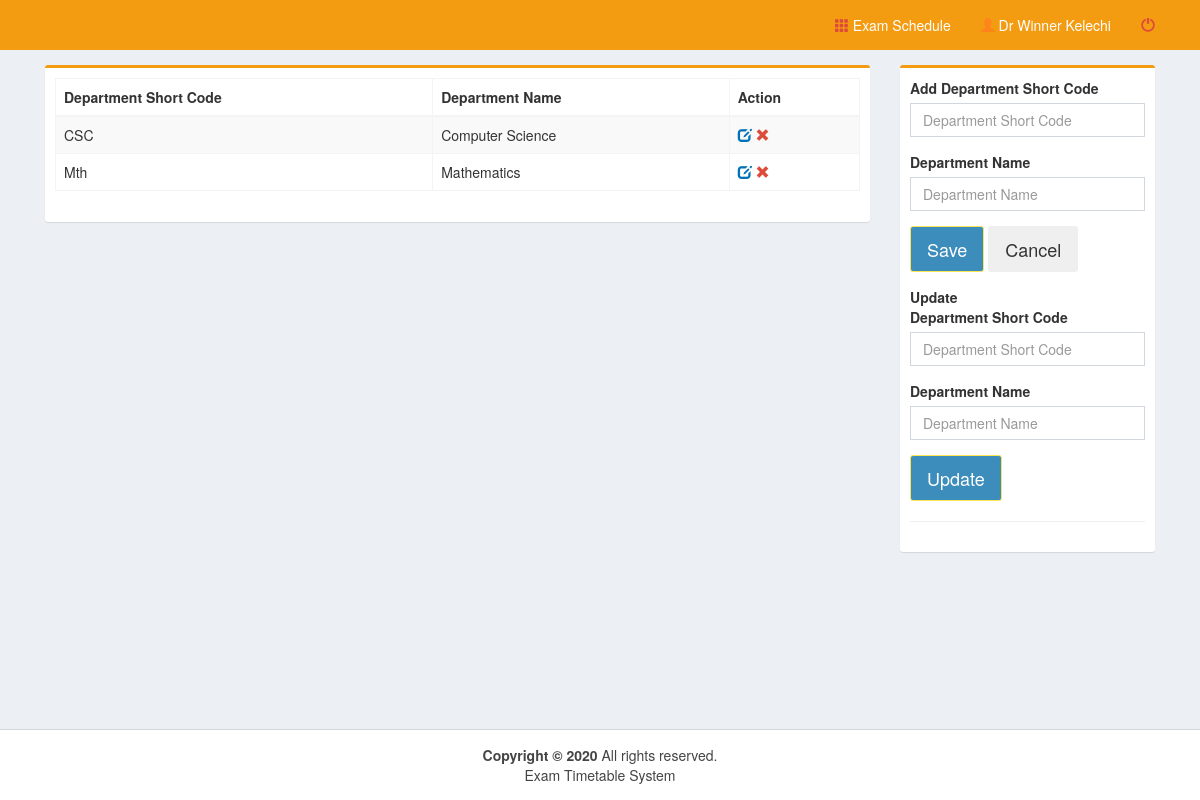
Page /pages/department.php (signed in) on the committed database.
### tables this page shows
CREATE TABLE `dept` (
  `dept_id` int(11) NOT NULL,
  `dept_code` varchar(10) NOT NULL,
  `dept_name` varchar(100) NOT NULL
);

### pages/department.php (the view, shortened to what this page needs)
<!DOCTYPE html>
<html>
<head>
    <link rel="stylesheet" href="../bootstrap/css/bootstrap.min.css">
    <link rel="stylesheet" href="../plugins/datatables/dataTables.bootstrap.css">
    <link rel="stylesheet" href="../dist/css/AdminLTE.min.css">
    <link rel="stylesheet" href="../plugins/select2/select2.min.css">
    <link rel="stylesheet" href="../dist/css/skins/_all-skins.min.css">
</head>
<body class="hold-transition skin-yellow layout-top-nav" onload="myFunction()">
    <div class="wrapper">
        <div class="content-wrapper">
            <div class="container">
                <section class="content">
                    <div class="row">
                        <div class="col-md-9">
                            <div class="box box-warning">
                                <div class="box-body">
                                    <div class="row">
                                        <div class="col-md-12">
                                            <table class="table table-bordered table-striped" style="margin-right:-10px">
                                                <thead>
                                                    <tr>
                                                        <th>Department Short Code</th>
                                                        <th>Department Name</th>
                                                        <th>Action</th>
                                                    </tr>
                                                </thead>
                                                <?php
        include('../dist/includes/dbcon.php');
        $query=mysqli_query($con,"select * from dept order by dept_name")or die(mysqli_error());
          while($row=mysqli_fetch_array($query)){
            $id=$row['dept_id'];
            $code=$row['dept_code'];
            $name=$row['dept_name'];
    ?>
                                                <tr>
                                                    <td>
                                                        <?php echo $code;?>
                                                    </td>
                                                    <td>
                                                        <?php echo $name;?>
                                                    </td>
                                                    <td><a id="click" href="department.php?id=<?php echo $id;?>&code=<?php echo $code;?>&name=<?php echo $name;?>">
                                                            <i class="glyphicon glyphicon-edit text-blue"></i></a>
                                                        <a id="removeme" href="department_del.php?id=<?php echo $id;?>">
                                                            <i class="glyphicon glyphicon-remove text-red"></i></a>
                                                    </td>
                                                </tr>
                                                <?php }?>
                                            </table>
                                        </div>
                                        <div class="col-md-6">
                                        </div>
                                    </div>
                                </div>
                            </div>
                        </div>
                        <div class="col-md-3">
                            <div class="box box-warning">
                                <div class="box-body">
                                    <div id="form">
                                        <div class="row">
                                            <div class="col-md-12">
                                                <form method="post" action="department_save.php">
                                                    <div class="form-group">
                                                        <label for="date">Add Department Short Code</label><br>
                                                        <input type="text" class="form-control" name="code" placeholder="Department Short Code" required>
                                                    </div>
                                                    <div class="form-group">
                                                        <label for="date">Department Name</label><br>
                                                        <input type="text" class="form-control" name="name" placeholder="Department Name" required>
                                                    </div>
                                            </div>
                                        </div>
                                        <div class="form-group">
                                            <button class="btn btn-lg btn-primary" id="daterange-btn" name="save" type="submit">
                                                Save
                                            </button>
                                            <button class="btn btn-lg" id="daterange-btn" type="reset">
                                                Cancel
                                            </button>
                                        </div>
                                    </div>
                                    <div id="form">
                                        <div class="row">
                                            <div class="col-md-12">
                                                <form method="post" action="department_update.php">
                                                    <div class="form-group">
                                                        <label for="date">Update <br> Department Short Code</label><br>
                                                        <input type="text" class="form-control" id="class" name="code" value="<?php echo $_REQUEST['code'];?>" placeholder="Department Short Code" required>
                                                    </div>
                                                    <div class="form-group">
                                                        <label for="date">Department Name</label><br>
                                                        <input type="text" class="form-control" id="class" name="name" value="<?php echo $_REQUEST['name'];?>" placeholder="Department Name" required>
                                                    </div>
                                            </div>
                                        </div>
                                        <div class="form-group">
                                            <button class="btn btn-lg btn-primary" id="daterange-btn" name="save" type="submit">
                                                Update
                                            </button>
                                        </div>
                                    </div>
                                    <hr>
                                </div>
                            </div>
                        </div>
                    </div>
                </section>
            </div>
        </div>
        <?php include('../dist/includes/footer.php');?>
    </div>
</body>
</html>

### rows in the picture
dept: dept_code "CSC", dept_name "Computer Science"
dept: dept_code "Mth", dept_name "Mathematics"

### other values in the picture
$_SESSION['name'] "Dr Winner Kelechi"
